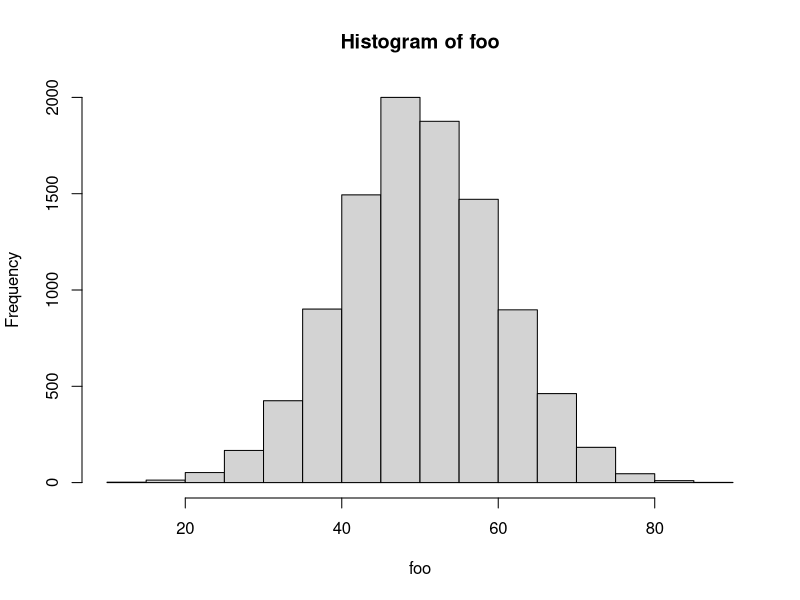
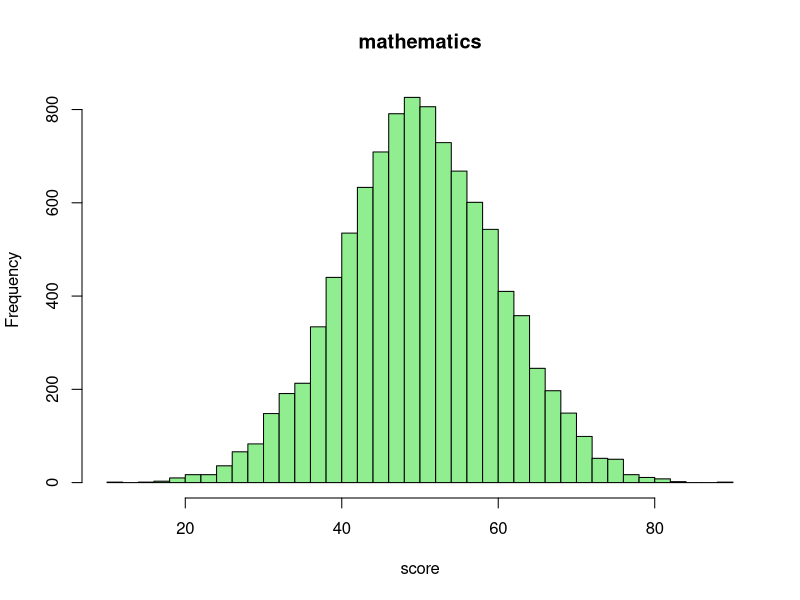

The R source for these figures, in order:
### 第3講 資料の例題

#' @exercise R言語における関数

sin(x = pi/2) # "引数名 = 値" で指定 
sin(pi/2)     # 上と同値 (引数と値の関係が明かなら引数名は省略可能)

help(log)            # ヘルプを表示して使い方を確認する
x <- 16; b <- 2      # xやbに適当な数値を代入する．1行で複数の処理を行う場合は ; を用いて並べる
log(x = x, base = b) # 底をbとする対数
log(x, b)            # 上と同値
log(base = b, x = x) # 上と同値
log(b, x)            # 上と異なる (=log(x = b, base = x))
log(x)               # 自然対数 (既定値による計算 =log(x, base = exp(1)))

#' 正規乱数を生成する関数
help(rnorm) # Help タブから指定しても良い
#' ヒストグラムを表示する関数
?hist       # help(hist) と同値

rnorm(5)                       # 平均0 分散1 の正規乱数を5個生成
rnorm(5, mean = 10)            # 平均10 分散1 の正規乱数を5個生成
rnorm(sd = 0.1, n = 5)         # 平均0 分散0.01 の正規乱数を5個生成
rnorm(n = 5, mean = 2, sd = 2) # 平均2 分散4 の正規乱数を5個生成

foo <- rnorm(n = 10000, mean = 50, sd = 10) # 平均50 標準偏差10 の正規乱数
hist(foo)                  # データ以外全て既定値で表示
hist(foo,                  # 既定値のいくつかを変更する
     breaks = 30,          # ビンを30程度に調整する
     col = "lightgreen",   # 色の指定
     main = "mathematics", # タイトルの指定
     xlab = "score")       # x軸ラベルの指定
#' Plots タブで描画結果を確認

#' @exercise 関数の定義

foo <- function(r){
  volume <- (4/3) * pi * r^3                # 球の体積
  surface <- 4 * pi * r^2                   # 球の表面積
  out <- c(volume, surface)                 # 返り値のベクトルを作る
  names(out) <- c("volume", "surface_area") # 返り値の要素に名前を付ける
  return(out)                               # 値を返す
}
foo(r = 2) # 実行
foo(3)

bar <- function(a, r, n = 5){
  out <- a*r^(1:n-1) # 1:n-1 と 1:(n-1) は異なるので注意
  return(out)        # 値を返す
}
bar(1, 2)                     # 初項1 公比2 の最初の5項
bar(1, 2, 10)                 # 初項1 公比2 の最初の10項
bar(n = 10, 1, 2)             # 変数名を指定すると引数の位置を変えることができる
bar(r = 0.5, n = 10, a = 512) # 同上

#' @exercise 三角形の面積を計算する関数

my_heron <- function(x, y, z){
  #' 関数の定義は上書きされるので独特の名前にするのがお薦め
  s <- (x+y+z)/2                 # 補助変数 s の計算
  S <- sqrt(s*(s-x)*(s-y)*(s-z)) # ヘロンの公式による面積の計算
  return(S)                      # 面積を返す
}
my_heron(3, 4, 5)   # よく知られた直角三角形を使って計算結果を確認する
my_heron(12, 13, 5)

#' @exercise 制御構造

today <- 20250502      # 今日の日付
if(today %% 19 == 0) { # %% は余りを計算
  print("割り切れます．商は以下の値です．") 
  print(today %/% 19)  # 商を表示
} else { # {}で囲まれたブロックが1つのまとまった処理に対応する
  print("割り切れません．余りは以下の値です．")
  print(today %% 19)   # 余りを表示
}

print(LETTERS)      # LETTERS ベクトルの内容を表示
for(i in c(20,15,11,25,15)) {
  print(LETTERS[i]) # 指定した順番に表示
}

(n <- 2*11*17*31) # 分解の対象．今日の日付や my_fact(5) なども試してみよ
p <- 2            # 最初に調べる数
while(n != 1){    # 商(while文の中で計算している)が1になるまで計算する
  if(n%%p == 0) { # 余りが0か確認
    print(p)      # 割り切った数を表示
    n <- n/p      # 商を計算して分解の対象を更新
  } else {
    p <- p+1      # 割り切れない場合は次の数を調べる
  } # 更新される p は素数とは限らないのに上手く動く理由を考えてみよう
}

#' @exercise nの階乗を求める関数 (for文を用いた例)

my_fact1 <- function(n){
  val <- 1       # 初期値の代入
  for(i in 1:n){ # 1からnまで順に掛ける
    val <- val*i
  }
  return(val)    # 計算結果を返す
}
my_fact1(4) # 正しい
my_fact1(3) # 正しい
my_fact1(2) # 正しい
my_fact1(1) # 正しい
my_fact1(0) # 間違い (0!=1)

#' @exercise nの階乗を求める関数 (if文を用いた修正版)

my_fact2 <- function(n){
  if(n==0){ # n=0 か確認して分岐する
    return(1)
  } else {
    val <- 1
    for(i in 1:n){ val <- val*i }
    return(val)
  }
}
my_fact2(4) # 正しい
my_fact2(3) # 正しい
my_fact2(2) # 正しい
my_fact2(1) # 正しい
my_fact2(0) # 正しい

#' @exercise nの階乗を求める関数 (while文を用いた例)

my_fact3 <- function(n){
  val <- 1 # 初期値の代入
  while(n>0){ # nから1まで順に掛ける．nが0なら計算しない
    val <- val*n
    n <- n-1
  }
  return(val)
}
my_fact3(4) # 正しい
my_fact3(3) # 正しい
my_fact3(2) # 正しい
my_fact3(1) # 正しい
my_fact3(0) # 正しい

#' @notes
#' 再帰を用いて書くこともできる
my_fact4 <- function(n){
  if(n<0) return(NA)
  if(n == 0 | n == 1) return(1)
  return(n * my_fact4(n-1))
}
sapply(-2:5, my_fact4) # -2から5を my_fact4 で計算した結果を返す
